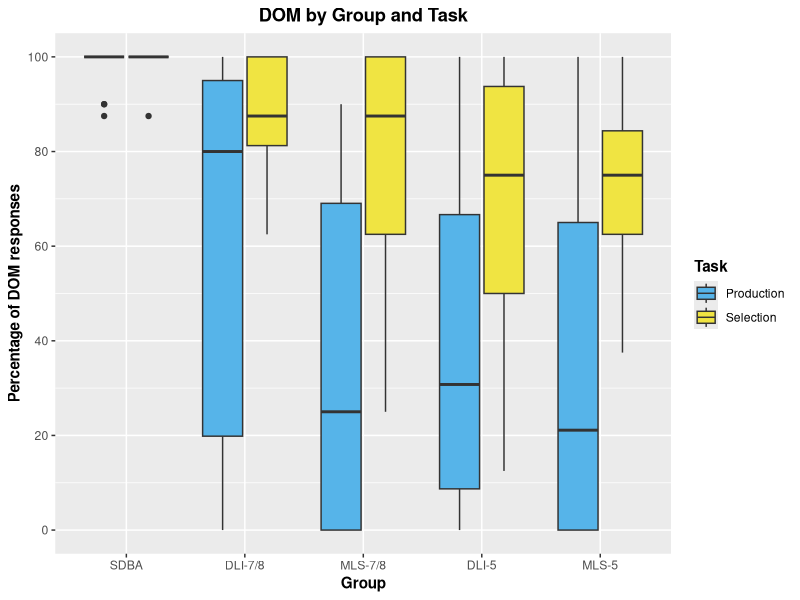
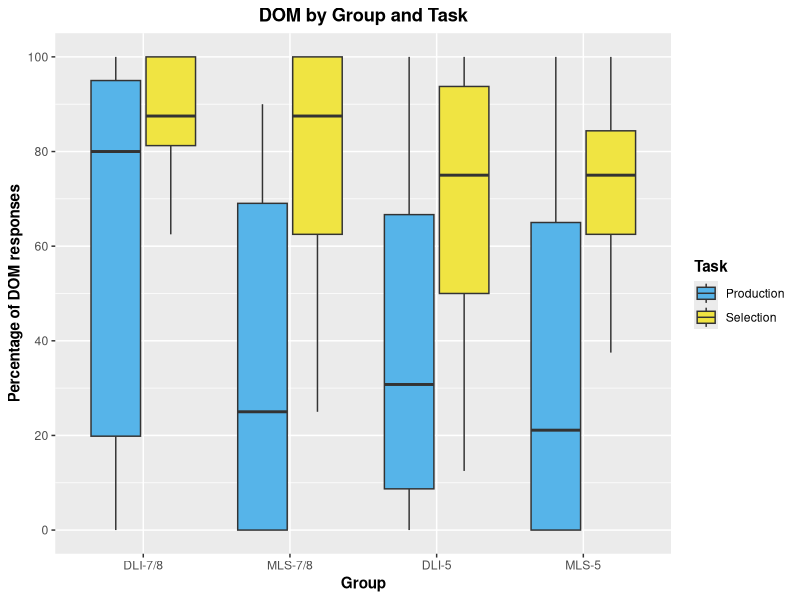
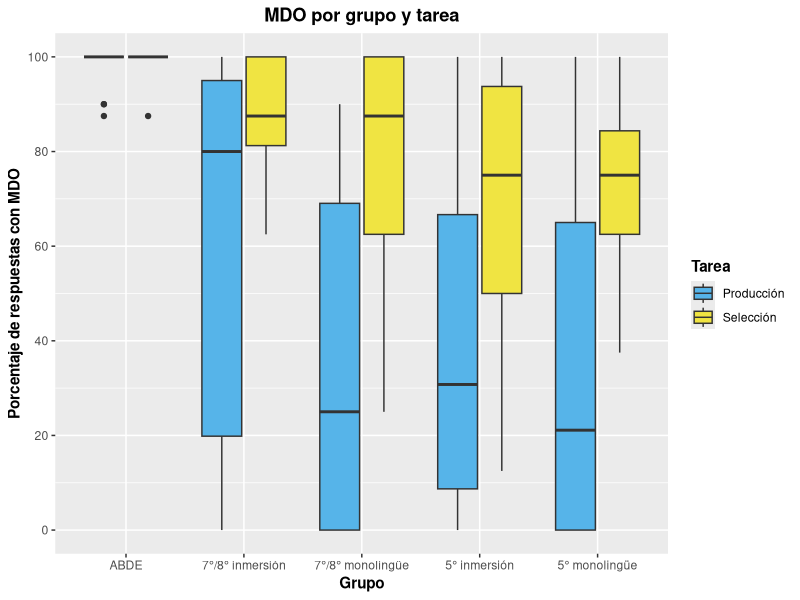
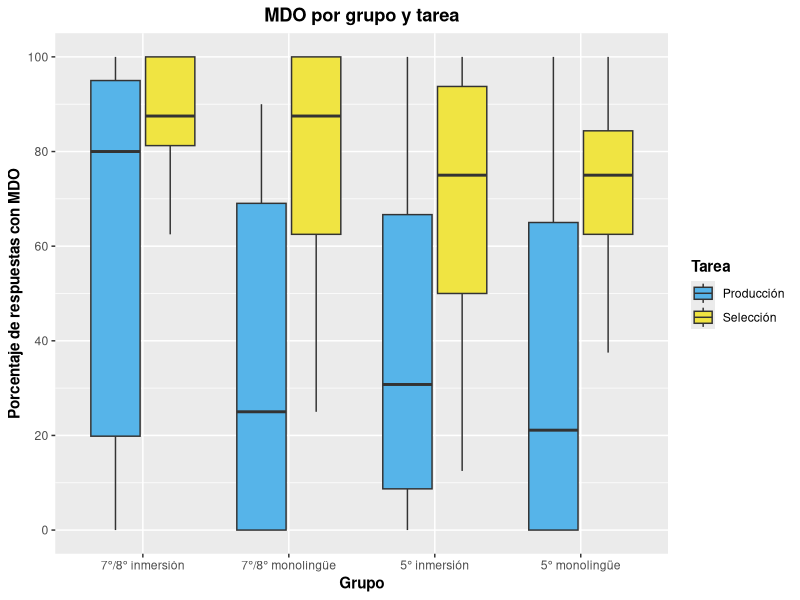

R code for these plots, in order:
library(tidyverse)


# Prepare and load data
## EPT
SDB_EPT <- read_csv("./CSV Files/SDB/SDB DOM EPT.csv") %>%
  filter(Item %in% c("EPT-02", "EPT-08", "EPT-12", "EPT-14", "EPT-20", "EPT-24", "EPT-26", "EPT-32", "EPT-38", "EPT-42")) %>% 
  mutate(Group = "SDBA")

DLI78_EPT <- read_csv("./CSV Files/DLI-78/DLI-78 DOM EPT.csv")

MLS78_EPT <- read_csv("./CSV Files/MLS-78/MLS-78 DOM EPT.csv")

DLI5_EPT <- read_csv("./CSV Files/DLI-5/DLI-5 DOM EPT.csv")

MLS5_EPT <- read_csv("./CSV Files/MLS-5/MLS-5 DOM EPT.csv")


## FCT
SDB_FCT <- read_csv("./CSV Files/SDB/SDB DOM FCT.csv") %>%
  mutate(Group = "SDBA")

DLI78_FCT <- read_csv("./CSV Files/DLI-78/DLI-78 DOM FCT.csv")

MLS78_FCT <- read_csv("./CSV Files/MLS-78/MLS-78 DOM FCT.csv")

DLI5_FCT <- read_csv("./CSV Files/DLI-5/DLI-5 DOM FCT.csv")

MLS5_FCT <- read_csv("./CSV Files/MLS-5/MLS-5 DOM FCT.csv")


## Join and summarize data
EPT <- rbind(SDB_EPT, DLI78_EPT, MLS78_EPT, DLI5_EPT, MLS5_EPT) %>% 
  group_by(Part_ID, Group) %>%
  summarize(Total_Subj = sum(DOM_Use, na.rm = TRUE),
            Total_Responses = sum(!is.na(DOM_Use)),
            Ratio = Total_Subj/Total_Responses) %>% 
  mutate(Task = "Production",
         Ratio = (Ratio*100))


FCT <- rbind(SDB_FCT, DLI78_FCT, MLS78_FCT, DLI5_FCT, MLS5_FCT) %>% 
  group_by(Part_ID, Group) %>%
  summarize(Total_Subj = sum(DOM_Use, na.rm = TRUE),
            Total_Responses = sum(!is.na(DOM_Use)),
            Ratio = Total_Subj/Total_Responses) %>% 
  mutate(Task = "Selection",
         Ratio = (Ratio*100))

Aggregate <- rbind(EPT, FCT)
Aggregate$Group <- factor(Aggregate$Group, levels = c("SDBA", "DLI-7/8", "MLS-7/8", "DLI-5", "MLS-5"))


## Create heritage dataset
Aggregate_Heritage <- Aggregate %>% 
  filter(!Group == "SDBA")
Aggregate_Heritage$Group <- factor(Aggregate_Heritage$Group, c("DLI-7/8", "MLS-7/8", "DLI-5", "MLS-5"))


# Create graphs in English
## With SDBAs
Aggregate %>% 
  ggplot(aes(x = Group, y = Ratio, fill = Task)) +
  geom_boxplot() +
  scale_y_continuous(breaks = seq (0, 100, 20),
                     limits = c(0, 100)) +
  scale_fill_manual(values = c("#56B4E9", "#F0E442")) +
  labs(x = "Group", y = "Percentage of DOM responses", title = "DOM by Group and Task") +
  theme(axis.title = element_text(face = "bold"),
        plot.title = element_text(hjust = 0.5, face = "bold"),
        legend.title = element_text(face = "bold"))


## Without SDBAs
Aggregate_Heritage %>% 
  ggplot(aes(x = Group, y = Ratio, fill = Task)) +
  geom_boxplot() +
  scale_y_continuous(breaks = seq (0, 100, 20),
                     limits = c(0, 100)) +
  scale_fill_manual(values = c("#56B4E9", "#F0E442")) +
  labs(x = "Group", y = "Percentage of DOM responses", title = "DOM by Group and Task") +
  theme(axis.title = element_text(face = "bold"),
        plot.title = element_text(hjust = 0.5, face = "bold"),
        legend.title = element_text(face = "bold"))


# Create graphs in Spanish
## With SDBAs
Aggregate %>% 
  ggplot(aes(x = Group, y = Ratio, fill = Task)) +
  geom_boxplot() +
  scale_y_continuous(breaks = seq (0, 100, 20),
                     limits = c(0, 100)) +
  scale_x_discrete(labels = c("ABDE", "7°/8° inmersión", "7°/8° monolingüe", "5° inmersión", "5° monolingüe")) +
  scale_fill_manual(values = c("#56B4E9", "#F0E442"), labels = c("Producción", "Selección")) +
  labs(x = "Grupo", y = "Porcentaje de respuestas con MDO", title = "MDO por grupo y tarea", fill = "Tarea") +
  theme(axis.title = element_text(face = "bold"),
        plot.title = element_text(hjust = 0.5, face = "bold"),
        legend.title = element_text(face = "bold"))


## Without SDBAs
Aggregate_Heritage %>% 
  ggplot(aes(x = Group, y = Ratio, fill = Task)) +
  geom_boxplot() +
  scale_y_continuous(breaks = seq (0, 100, 20),
                     limits = c(0, 100)) +
  scale_x_discrete(labels = c("7°/8° inmersión", "7°/8° monolingüe", "5° inmersión", "5° monolingüe")) +
  scale_fill_manual(values = c("#56B4E9", "#F0E442"), labels = c("Producción", "Selección")) +
  labs(x = "Grupo", y = "Porcentaje de respuestas con MDO", title = "MDO por grupo y tarea", fill = "Tarea") +
  theme(axis.title = element_text(face = "bold"),
        plot.title = element_text(hjust = 0.5, face = "bold"),
        legend.title = element_text(face = "bold"))
